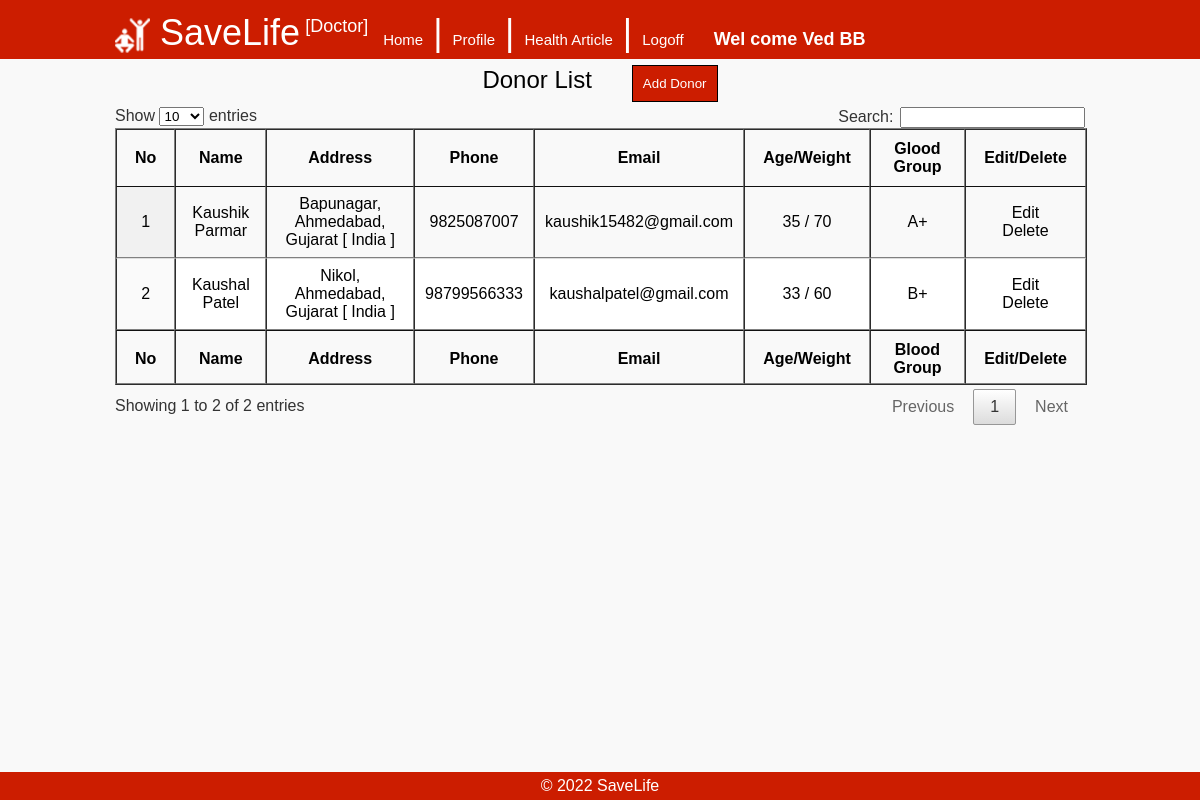
The app's page /admin-dr/donor.php (signed in) with its own data.
### tables this page shows
CREATE TABLE `donor_master` (
  `ID` int(5) NOT NULL,
  `BloodBankID` int(5) NOT NULL DEFAULT '0',
  `Name` varchar(30) NOT NULL,
  `Address` varchar(200) NOT NULL,
  `City` varchar(25) NOT NULL,
  `State` varchar(25) NOT NULL,
  `Country` varchar(25) NOT NULL,
  `Phone` varchar(30) NOT NULL,
  `Email` varchar(50) NOT NULL,
  `Age` int(3) NOT NULL,
  `Weight` int(3) NOT NULL,
  `BloodGroup` varchar(10) NOT NULL,
  `UpdateCode` varchar(50) NOT NULL,
  `RegisterDate` timestamp NOT NULL DEFAULT CURRENT_TIMESTAMP,
  `Status` int(1) NOT NULL DEFAULT '1'
);

### admin-dr/donor.php (the view, shortened to what this page needs)
<?php
	include("../includes/db.php");
	$user_id = $_SESSION['user_id'];
?>
<!DOCTYPE html>
<html lang="en">
<head>
<?php
		include('includes/css_js.php');
?>
</head>
<body>
<div class="container">
    <?php
		include('includes/header.php');
	?>
    <div class="main">
	<div class="head">Donor List&nbsp;&nbsp;&nbsp;&nbsp;&nbsp;
	<input class="btn" type="button" value="Add Donor" onClick="window.location.href='add_donor.php'" />
    </div>
    <?php
		$query = "select * from donor_master where BloodBankID=$user_id";
		$result = $con->query($query);
		if($result->num_rows>0)
		{
			$no=0;
			$tbl = '<table id="donor_result" class="display" width="100%" border="1px" cellspacing="0px" cellpadding="5px">';
			$tbl .= '<thead><tr><th>No</th><th>Name</th><th>Address</th><th>Phone</th><th>Email</th><th>Age/Weight</th><th>Glood Group</th><th>Edit/Delete</th></tr></thead>';
			$tbl .= '<tfoot><tr><th>No</th><th>Name</th><th>Address</th><th>Phone</th><th>Email</th><th>Age/Weight</th><th>Blood Group</th><th>Edit/Delete</th></tr></tfoot><tbody>';
			while($row = $result->fetch_row())
			{
				$no++;
				$tbl .= '<tr align="center">';
				$tbl .= '<td>' . $no . '</td>';
				$tbl .= '<td>' . $row[2] . '</td>';
				$tbl .= '<td>' . $row[3] . ', ' . $row[4] . ', ' . $row[5] . ' [ ' . $row[6] . ' ]</td>';
				$tbl .= '<td>' . $row[7] . '</td>';
				$tbl .= '<td>' . $row[8] . '</td>';
				$tbl .= '<td>' . $row[9] . ' / ' .  $row[10] . '</td>';
				$tbl .= '<td>' . $row[11] . '</td>';
				$tbl .= '<td><a href="edit_donor.php?id=' . $row[0] . '&update_code=' . $row[12] .'">Edit</a><br>';
				$tbl .= '<a href="delete_donor.php?id=' . $row[0] . '&update_code=' . $row[12] .  '">Delete</a></td>';
				$tbl .= '</tr>';
			}
			$tbl .= '</table>';
			echo $tbl;
		}
		else
		{
			echo "<center>No Donor</center>";
		}
	?>
    </div>
    <?php
		include('includes/footer.php');
	?>
</div>
</body>
</html>

### css/style.css (style rules this page uses)
body { margin:0px; background-color:#f9f9f9; font-family: Arial, Helvetica, sans-serif; }
a { color:#000; text-decoration:none; }
.container { width:100%; margin-top:55px; }
.main { padding:5px; margin:auto; width:970px; margin-bottom:50px; }
.head { font-size:24px; text-align:center; padding:5px; }
.btn { background-color:#CC1D00; color:#FFF; border:solid 1px #000; padding:10px 10px 10px 10px; }

### records on screen
donor_master: Name "Kaushik Parmar", Address "Bapunagar", City "Ahmedabad", State "Gujarat", Country "India", Phone "9825087007", Email "kaushik15482@gmail.com", Age "35", Weight "70", BloodGroup "A+"
donor_master: Name "Kaushal Patel", Address "Nikol", City "Ahmedabad", State "Gujarat", Country "India", Phone "98799566333", Email "kaushalpatel@gmail.com", Age "33", Weight "60", BloodGroup "B+"

### other values on screen
$title "SaveLife"
$_SESSION['name'] "Ved BB"
